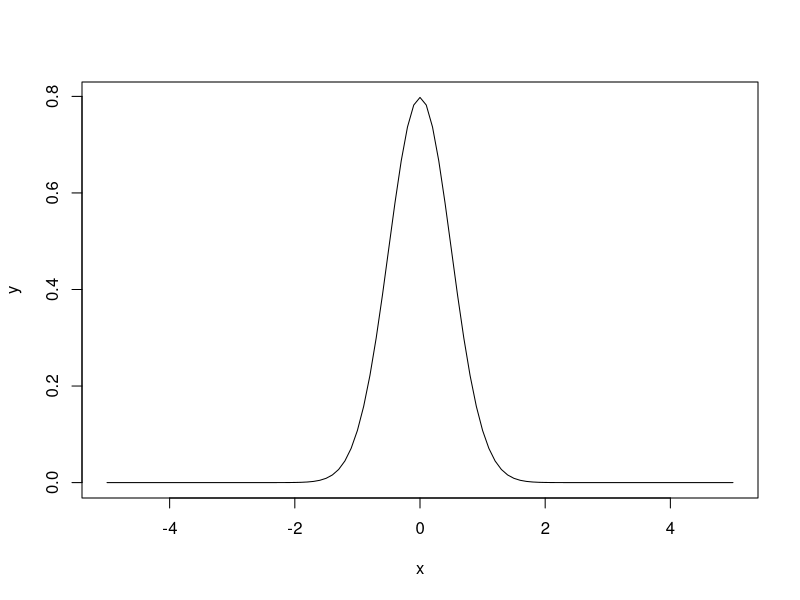

The R script that drew this image:
density_normal = function(niu, delta, n, a) 
{
  x = seq(-a, a, n)
  y = dnorm(x, niu, delta)
  plot(x, y, type="l")
}

density_normal(0, 0.5, 0.1, 5)